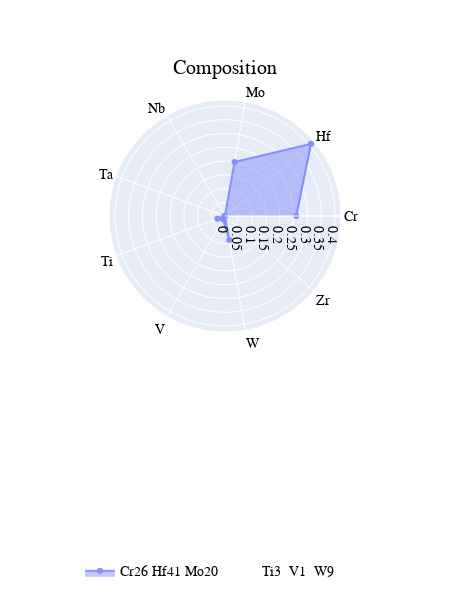
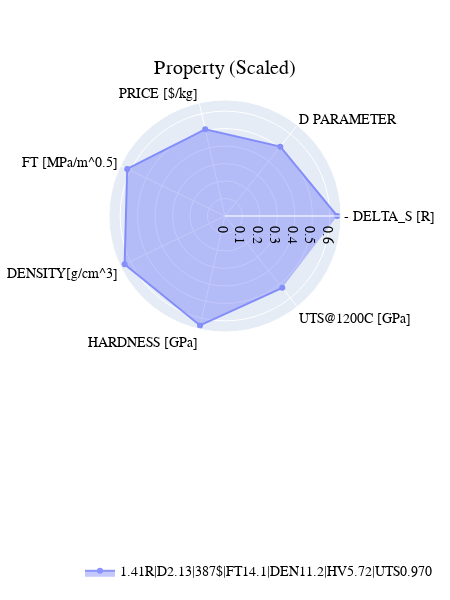
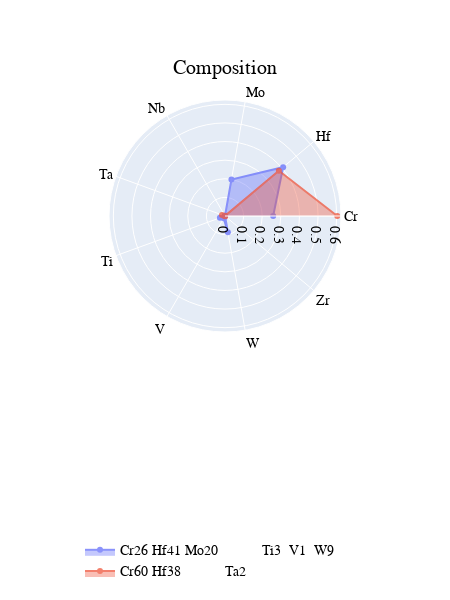
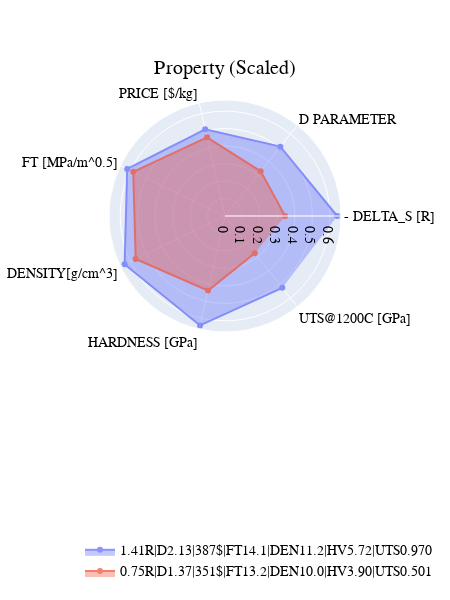

Notebook code for these charts, in order:
### Code cell
Demonstrator()

### Figure 1 — Plotly figure (JSON) as saved in the notebook; plotly's stock layout.template omitted (floating-point values rounded to 4 significant figures)
{"data": [{"fill": "toself", "name": "Cr26 Hf41 Mo20           Ti3  V1  W9      ", "opacity": 0.75, "r": [0.2588, 0.4078, 0.199, 7.254e-08, 0.00219, 0.02925, 0.01426, 0.08859, 9.018e-05], "showlegend": true, "theta": ["Cr", "Hf", "Mo", "Nb", "Ta", "Ti", "V", "W", "Zr"], "type": "scatterpolar"}], "layout": {"font": {"color": "Black", "family": "Courier New, monospace", "size": 14}, "height": 600, "legend": {"orientation": "h", "x": 0, "xanchor": "left", "y": -1.1, "yanchor": "bottom"}, "title": {"text": "Composition", "x": 0.5, "xanchor": "center", "y": 0.9, "yanchor": "top"}, "width": 450}}

### Figure 2 — Plotly figure (JSON) as saved in the notebook; plotly's stock layout.template omitted (floating-point values rounded to 4 significant figures)
{"data": [{"fill": "toself", "hovertext": ["Value: -1.406", "Value: 2.132", "Value: 387.067", "Value: 14.120", "Value: 11.198", "Value: 5.722", "Value: 0.967"], "name": "1.41R|D2.13|387$|FT14.1|DEN11.2|HV5.72|UTS0.970", "opacity": 0.75, "r": [0.6418, 0.5077, 0.509, 0.6211, 0.6376, 0.6423, 0.5259], "showlegend": true, "theta": ["- DELTA_S [R]", "D PARAMETER", "PRICE [$/kg]", "FT [MPa/m^0.5]", "DENSITY[g/cm^3]", "HARDNESS [GPa]", "UTS@1200C [GPa]"], "type": "scatterpolar"}], "layout": {"font": {"color": "Black", "family": "Courier New, monospace", "size": 14}, "height": 600, "legend": {"orientation": "h", "x": 0, "xanchor": "left", "y": -1.1, "yanchor": "bottom"}, "title": {"text": "Property (Scaled)", "x": 0.5, "xanchor": "center", "y": 0.9, "yanchor": "top"}, "width": 450}}

### Figure 3 — Plotly figure (JSON) as saved in the notebook; plotly's stock layout.template omitted (floating-point values rounded to 4 significant figures)
{"data": [{"fill": "toself", "name": "Cr26 Hf41 Mo20           Ti3  V1  W9      ", "opacity": 0.75, "r": [0.2588, 0.4078, 0.199, 7.254e-08, 0.00219, 0.02925, 0.01426, 0.08859, 9.018e-05], "showlegend": true, "theta": ["Cr", "Hf", "Mo", "Nb", "Ta", "Ti", "V", "W", "Zr"], "type": "scatterpolar"}, {"fill": "toself", "name": "Cr60 Hf38           Ta2                     ", "opacity": 0.75, "r": [0.6031, 0.3777, 0.0007875, 1.661e-08, 0.01735, 5.463e-06, 6.588e-06, 0.001087, 4.411e-07], "showlegend": true, "theta": ["Cr", "Hf", "Mo", "Nb", "Ta", "Ti", "V", "W", "Zr"], "type": "scatterpolar"}], "layout": {"font": {"color": "Black", "family": "Courier New, monospace", "size": 14}, "height": 600, "legend": {"orientation": "h", "x": 0, "xanchor": "left", "y": -1.1, "yanchor": "bottom"}, "title": {"text": "Composition", "x": 0.5, "xanchor": "center", "y": 0.9, "yanchor": "top"}, "width": 450}}

### Figure 4 — Plotly figure (JSON) as saved in the notebook; plotly's stock layout.template omitted (floating-point values rounded to 4 significant figures)
{"data": [{"fill": "toself", "hovertext": ["Value: -1.406", "Value: 2.132", "Value: 387.067", "Value: 14.120", "Value: 11.198", "Value: 5.722", "Value: 0.967"], "name": "1.41R|D2.13|387$|FT14.1|DEN11.2|HV5.72|UTS0.970", "opacity": 0.75, "r": [0.6418, 0.5077, 0.509, 0.6211, 0.6376, 0.6423, 0.5259], "showlegend": true, "theta": ["- DELTA_S [R]", "D PARAMETER", "PRICE [$/kg]", "FT [MPa/m^0.5]", "DENSITY[g/cm^3]", "HARDNESS [GPa]", "UTS@1200C [GPa]"], "type": "scatterpolar"}, {"fill": "toself", "hovertext": ["Value: -0.752", "Value: 1.374", "Value: 350.982", "Value: 13.246", "Value: 9.960", "Value: 3.895", "Value: 0.502"], "name": "0.75R|D1.37|351$|FT13.2|DEN10.0|HV3.90|UTS0.501", "opacity": 0.75, "r": [0.3436, 0.3272, 0.4615, 0.5827, 0.5672, 0.4372, 0.2728], "showlegend": true, "theta": ["- DELTA_S [R]", "D PARAMETER", "PRICE [$/kg]", "FT [MPa/m^0.5]", "DENSITY[g/cm^3]", "HARDNESS [GPa]", "UTS@1200C [GPa]"], "type": "scatterpolar"}], "layout": {"font": {"color": "Black", "family": "Courier New, monospace", "size": 14}, "height": 600, "legend": {"orientation": "h", "x": 0, "xanchor": "left", "y": -1.1, "yanchor": "bottom"}, "title": {"text": "Property (Scaled)", "x": 0.5, "xanchor": "center", "y": 0.9, "yanchor": "top"}, "width": 450}}
